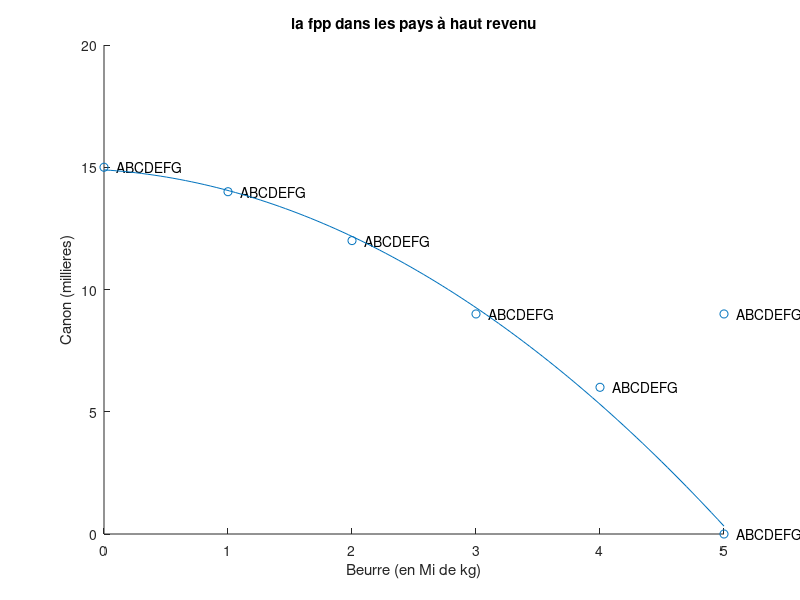

Reproduce this figure in MATLAB.
%% La fpp (frontière des possibilités de production)
% Exemple de beurre vs canon de Samuelson
% Cas    A  B  C  D  E  F G
% Beurre 0  1  2  3  4  5 5
% Canon  15 14 12 9  6  9 0

% Données
beurre = [(0:5) 5];
canon = [15 14 12 9 6 9 0];
cas = cellstr(["A", "B", "C", "D", "E", "F", "G"]);
ind = [(1:5) 7];  % valeurs pour la courbe

% Scatter plot
figure;
scatter(beurre, canon)

title("la fpp dans les pays à haut revenu")
xlabel("Beurre (en Mi de kg)")  % Mi = millions
ylabel("Canon (millieres)")
xticks((0:5))
text(beurre + .1, canon, cas);

% Best fit line
hold on
beurre_courbe = beurre(ind);
canon_courbe = canon(ind);
courbe_coeffs = ...
    [beurre_courbe .* beurre_courbe; 
     beurre_courbe;
     ones(size(beurre_courbe))
     ]' \ canon_courbe';
courbe_x = linspace(0, 5);
courbe_y = [courbe_x .* courbe_x; courbe_x; ones(1, 100)]' * courbe_coeffs;
plot(courbe_x, courbe_y, '-')
 